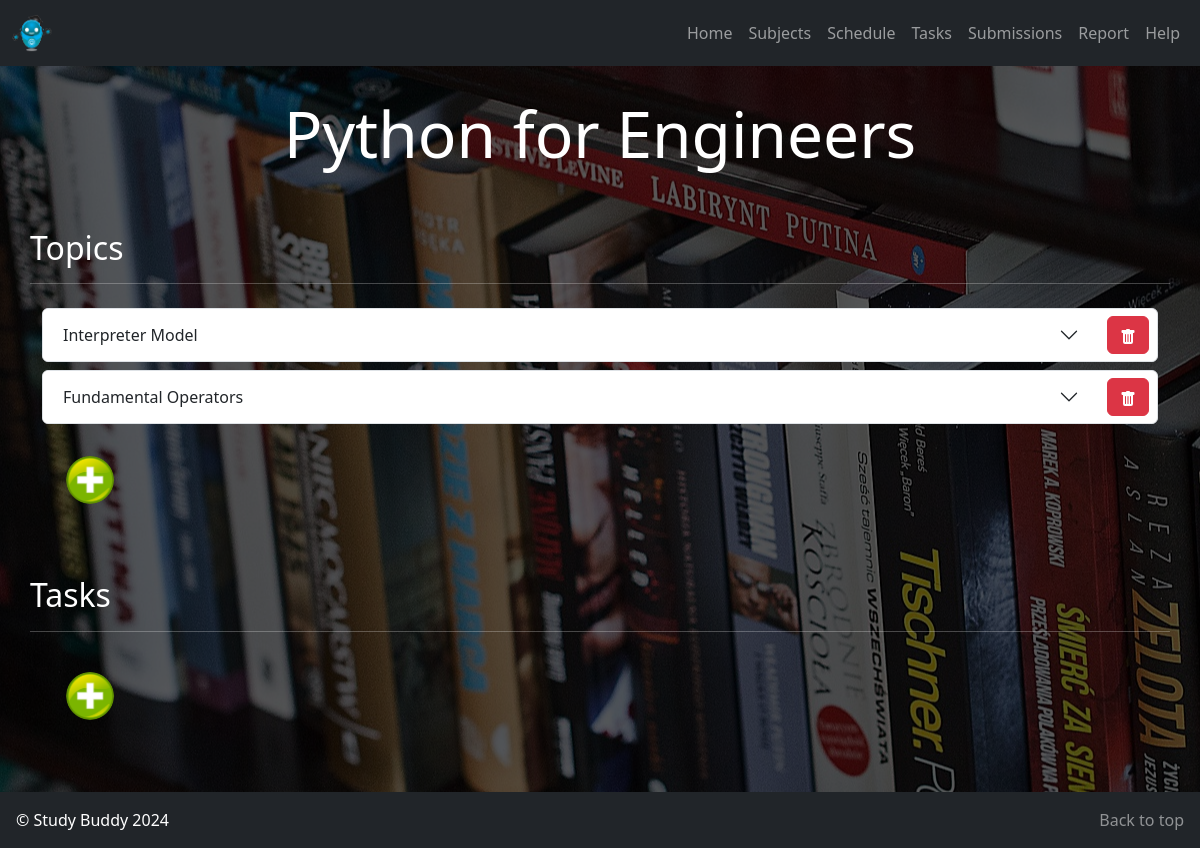
Screenshot of /topics-and-tasks/3/ with the database file from the repository.
### Study_Buddy_App/models.py (models this page shows, shortened)
class Subject(models.Model):
    id = models.AutoField(primary_key=True)
    name = models.CharField(max_length=100)
    description = models.TextField()

class Topic(models.Model):
    id = models.AutoField(primary_key=True)
    subject = models.ForeignKey(Subject, on_delete=models.CASCADE)
    name = models.CharField(max_length=255)

### Study_Buddy_App/views.py (the view)
# urls.py: path('topics-and-tasks/<int:subject_id>/', views.topicsAndTasks, name='topics-and-tasks'),
def topicsAndTasks(request, subject_id):
    dateToday = timezone.now().date()
    subject = Subject.objects.get(pk=subject_id)
    topics = getTopics(Topic.objects.filter(subject=subject))
    tasks = getTasks(Task.objects.filter(subject=subject, deadline__gte=dateToday))
    context = {
        'subject': subject,
        'topics': topics,
        'tasks': tasks
    }
    return render(request, 'Study_Buddy_App/topicsAndTasks.html', context)

### Study_Buddy_App/views.py (called while the page is built, shortened)
def getTasks(tasks):
    taskSessionObjects = []
    return taskSessionObjects

def getTopics(topics):
    topicSessionObjects = []
    for topic in topics:
        topicSessions = TopicSession.objects.filter(topic=topic)
        currentObject = {
            'id': topic.id,
            'name': topic.name,
        }
        currentTopicSessions = []
        for topicSession in topicSessions:
            currentTopicSessions.append({
                'id': topicSession.id,
                'day': topicSession.day,
                'start_time': topicSession.start_time,
                'end_time': topicSession.end_time
            })
        currentTopicSessions = sortSessionsDayWise(currentTopicSessions)
        i = 1
        for session in currentTopicSessions:
            session['order'] = i
            i += 1
        currentObject['sessions'] = currentTopicSessions
        topicSessionObjects.append(currentObject)
    return topicSessionObjects

def sortSessionsDayWise(sessions):
    dayOrder = ['Sunday', 'Monday', 'Tuesday', 'Wednesday', 'Thursday', 'Friday', 'Saturday']
    dayGroups = defaultdict(list)
    for session in sessions:
        dayGroups[session['day']].append(session)
    for day in dayGroups:
        dayGroups[day].sort(key=lambda x: x['start_time'])
    result = []
    for day in dayOrder:
        result.extend(dayGroups[day])
    return result

### templates/Study_Buddy_App/topicsAndTasks.html (shortened to what this page needs)
{% extends 'Study_Buddy_App/base.html' %}
{% load static %}
{% block content %}
    <header>
        <div class="container h-100 mt-5 py-5">
            <div class="d-flex h-100 text-center align-items-center">
                <div class="w-100">
                    <h1 class="display-3">
                        {{ subject.name }}
                    </h1>
                </div>
            </div>
        </div>
    </header>
    <main class="">
        <section class="topics">
            <div class="container-md">
                <div class="row g-5 align-items-center">
                    <div class="container mt-5">
                        <h2>Topics</h2>
                        <hr>
                    </div>
                    <div class="accordion mt-0" id="topics">
                        {% for topic in topics %}
                            <div class="col-md-12">
                                <div class="accordion-item my-2">
                                    <h2 class="accordion-header d-flex justify-content-between align-items-center" id="topic-{{ topic.id }}-header">
                                        <button
                                            class="accordion-button collapsed"
                                            type="button"
                                            data-bs-toggle="collapse"
                                            data-bs-target="#topic-{{ topic.id }}">
                                            {{ topic.name }}
                                        </button>
                                        <a href="#" class="btn btn-danger mx-2" onclick="deleteTopic({{ topic.id }})">
                                            <svg xmlns="http://www.w3.org/2000/svg" width="16" height="16" fill="white" class="bi bi-x-trash" viewBox="0 0 16 16">
                                                <use xlink:href="{% static 'icons/icons.svg' %}#x-delete"></use>
                                            </svg>
                                        </a>
                                    </h2>
                                </div>
                            </div>
                        {% endfor %}
                    </div>
                </div>
                <div class="container px-4 py-4">
                    <button id="add-topic-button" class="add-form-button">
                        <img class="form-button-image" src="{% static 'images/plus_icon.png' %}" alt="Plus Image" style="display: inline;">
                    </button>
                </div>
            </div>
        </section>
        <section class="Tasks py-5">
            <div class="container-md">
                <div class="row g-5 align-items-center">
                    <div class="container mt-5">
                        <h2>Tasks</h2>
                        <hr>
                    </div>
                </div>
                <div class="container px-4 py-4">
                    <button id="add-task-button" class="add-form-button">
                        <img class="form-button-image" src="{% static 'images/plus_icon.png' %}" alt="Plus Image" style="display: inline;">
                    </button>
                </div>
            </div>
        </section>
    </main>
{% endblock content %}

### static/css/style.css (style rules this page uses)
html, body { width: 100%; height: 100%; margin: 0, auto; color: white; }
header { position: relative; width: 100%; overflow: hidden; }
.container { position: relative; z-index: 2; }
main { min-height: 75vh; }
.add-form-button { display: inline-block; width: 3rem; height: 3rem; border-radius: 50%; padding: 0; margin: 0; border: none; background-color: transparent; cursor: pointer; overflow: hidden; }
.form-button-image { width: 100%; height: auto; display: block; }

### rows the page displays
Subject: name "Python for Engineers"
Topic: name "Interpreter Model"
Topic: name "Fundamental Operators"
